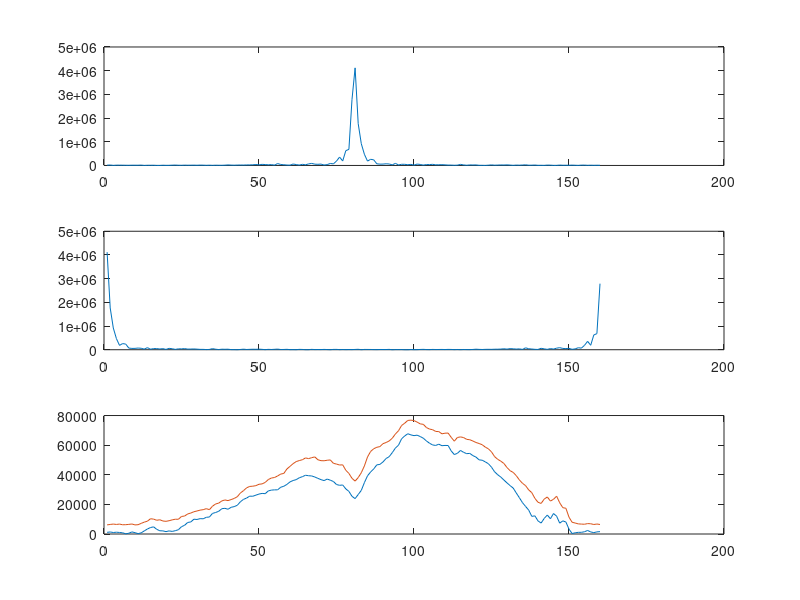
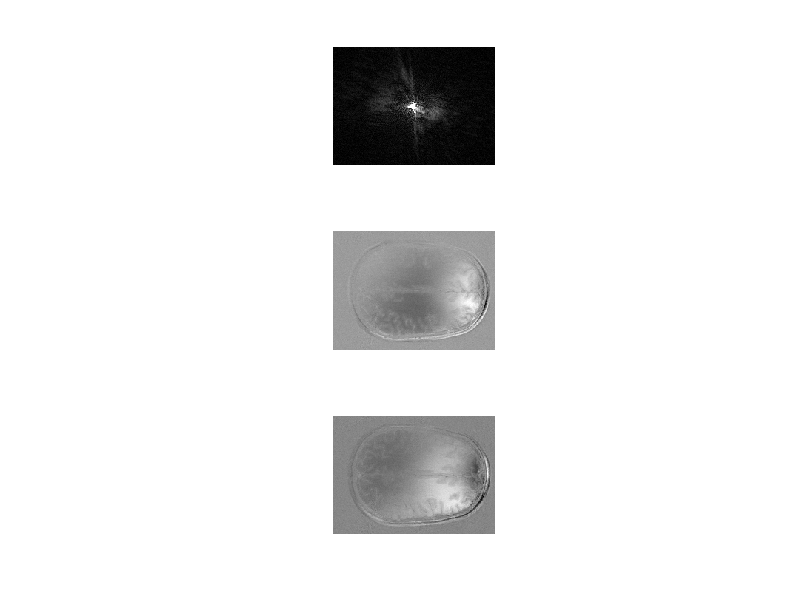
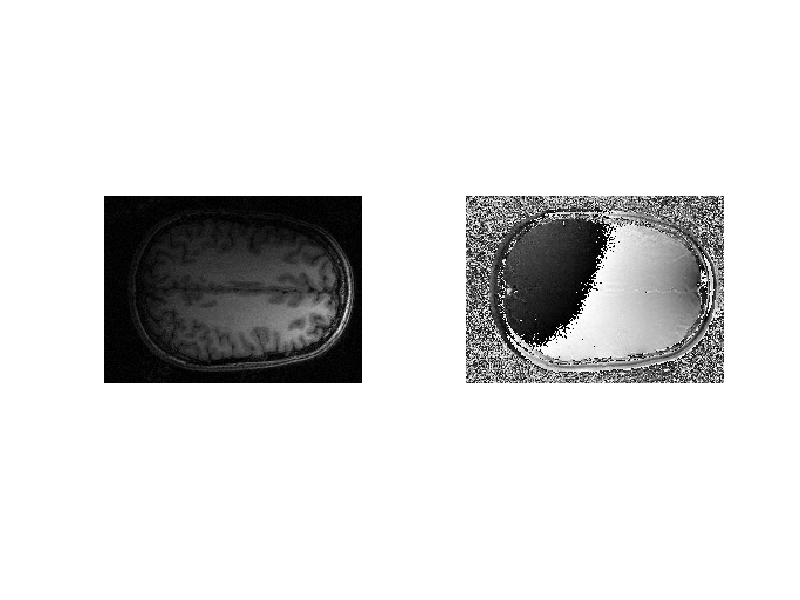
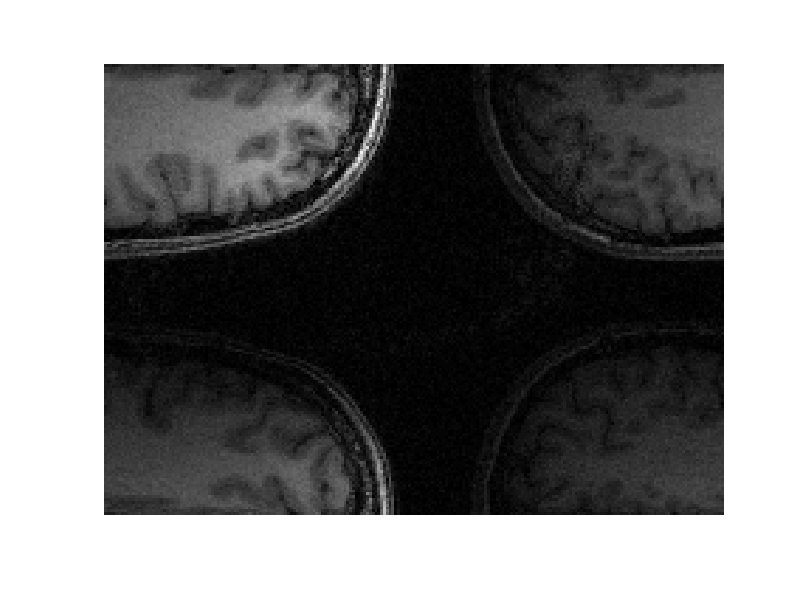

MATLAB code to generate these figures, in order: (Note: this script raises an error after producing the figures.)
%% Script TP_IRM
clear all;
close all;
load('data/kspace_brain_1ch.mat');

im_1ch = fftshift(ifft2(fftshift(kspace_1ch)));

% Un ?cho correspond ? 1 ligne
figure;subplot(3,1,1);plot(abs(kspace_1ch(:,end/2)));
subplot(3,1,2);plot(fftshift(abs(kspace_1ch(:,end/2))));

profil=abs(fftshift(ifft(fftshift((kspace_1ch(:,end/2))))));
profil2=sum(abs(im_1ch),2);
subplot(3,1,3);plot(profil);hold on;plot(profil2);

% la fft de la ligne central correspond 
% ? la somme du signal dans l'image perpendiculairement ? cette ligne
% (explication avec schema physique selon la fr?quence)

figure;
subplot(3,1,1); imshow(abs(kspace_1ch),[0 0.05*max(abs(kspace_1ch(:)))]);
subplot(3,1,2); imshow(real(im_1ch),[]);
subplot(3,1,3); imshow(imag(im_1ch),[]);

% Calculer le module et la phase de l'image et l'afficher
figure;
subplot(1,2,1); imshow(abs(im_1ch),[]);
subplot(1,2,2); imshow(angle(im_1ch),[]);


% Pourquoi le fftshift 
figure;imshow(fftshift(abs(im_1ch)),[]);

%% Jouer avec le kspace

sx=size(kspace_1ch,1);
sy=size(kspace_1ch,2);

% Enlever le centre
NbPointRet=10; % Param ? jouer

kSansCentre = kspace_1ch;
kSansCentre(sx/2+1-NbPointRet:sx/2+NbPointRet,sy/2+1-NbPointRet:sy/2+NbPointRet)=0;

imSansCentre=fftshift(ifft2(fftshift(kSansCentre)));

% Enlever les bords
kAvecCentre = kspace_1ch;
kAvecCentre([1:sx/2+1-NbPointRet sx/2+NbPointRet:end],[1:sy/2+1-NbPointRet sy/2+NbPointRet:end])=0;

imAvecCentre=fftshift(ifft2(fftshift(kAvecCentre)));

figure;
subplot(1,2,1);imshow(abs(imSansCentre),[]); title('Sans centre');
subplot(1,2,2);imshow(abs(imAvecCentre),[]); title('Avec centre');



% zero filling

kZeroF=zeros(2*sx,2*sy);
kZeroF(sx/2+1:sx*3/2,sy/2+1:sy*3/2)=kspace_1ch;

figure;
subplot(1,2,1); imshow(abs(fftshift(ifft2(fftshift(kZeroF)))),[]);
subplot(1,2,2); imshow(abs(fftshift(ifft2(fftshift(kspace_1ch)))),[]);



% Ajout point avec 10000 en intensit?
%%
load('data/tmp/brain_8ch.mat');

im1ch=im(:,:,1);


%Reco sum of square
imSOS=sqrt(sum(abs(im).^2,3));

%im 2 kspace
for i=1:8
    kspace_8ch(:,:,i)=fftshift(fft2(fftshift(im(:,:,i))));
end

kspace=fftshift(ifft2(imSOS));

%modif kspace 1
kspace1=kspace;
kspace1(70,60)=kspace1(70,60)*200;
imModif1=fft2(kspace1);

%modif kspace 2
kspace2=kspace;
kspace2(70,130)=kspace2(70,130)*200;
imModif2=fft2(kspace2);

% affichage

fig=figure; 

subplot(3,3,2); imshow(abs(kspace));

subplot(3,3,4); imshow(abs(kspace),[]);
subplot(3,3,5); imshow(abs(kspace1),[]);
subplot(3,3,6); imshow(abs(kspace2),[]);

subplot(3,3,7); imshow(abs(imSOS),[]);
subplot(3,3,8); imshow(abs(imModif1),[]);
subplot(3,3,9); imshow(abs(imModif2),[]);


kspace_new=complex(zeros(size(kspace)));

kspace_new1=kspace_new;
kspace_new1(60,80)=200+ i*200;
imModif1=fft2(kspace_new1);

kspace_new2=kspace_new;
kspace_new2(10,10)=200+ i*200;
imModif2=fft2(kspace_new2);

%% Effet d'un gradient sur le mouvement dans l'image

FOV = 200;
offset=30;
sx = size(kspace,1);
sy = size(kspace,2);

phaseOffy=zeros(sx,sy);
for k=1:sy
    phaseOffy(:,k)=ones(sx,1)*(k-sy/2+1)/sy*sy*offset/FOV;
end

phaseOff=exp(1i*2*pi*phaseOffy);

kspaceOff=kspace.*phaseOff;

imOff=abs(ifft2(kspaceOff));
imSOS=abs(ifft2(kspace));
figure;subplot(1,2,1);imshow(imSOS,[]);
subplot(1,2,2);imshow(imOff,[]);


%% Bruit

% pr?senter les maths
%% Cours SENSE
